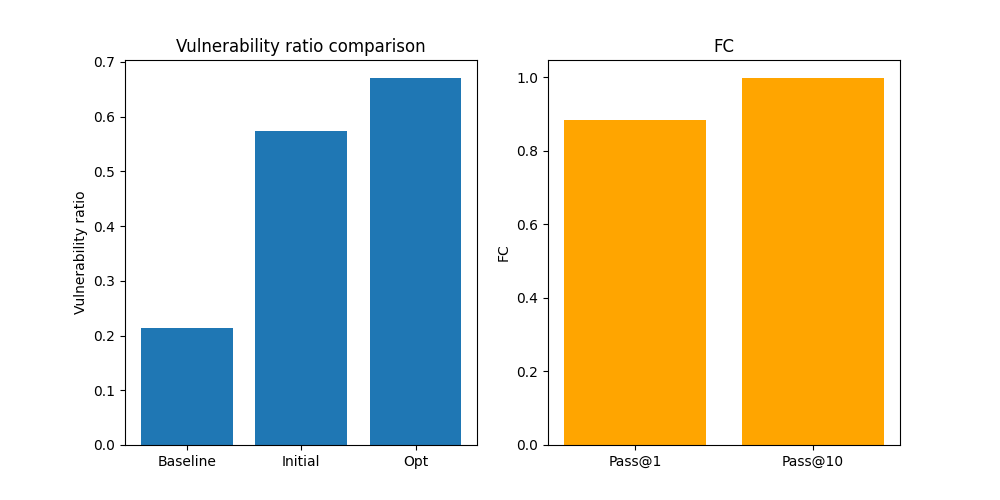

Recreate this plot in Python.
import json
from secgen.utils import (
    all_vuls,
    opt_vul_ratio_from_json,
    init_vul_ratio_from_json,
    baseline_vul_ratio_from_json,
    fc_from_json,
    vul_to_lang,
)

path_dir = "../../sec_data/all_results/model_dir/final/starcoder2-7b/starcoder2-7b"

base_vr = []
init_vr = []
opt_vr = []
pass1s = []
pass10s = []
for vul in all_vuls:
    path = f"{path_dir}/{vul}/result.json"
    with open(path) as f:
        data = json.load(f)

    base_vr.append(data["test_summary"]["baseline_vul_ratio"])
    init_vr.append(data["test_summary"]["init_vul_ratio"])
    opt_vr.append(data["test_summary"]["opt_vul_ratio"])

    lang = vul_to_lang(vul)
    fc_path = path.replace("result.json", f"result_multiple-{lang}_fim_test.results.json")
    fc_baseline_path = f"../../sec_data/all_results/fc_baseline_test/starcoder2-7b/temp_0.4/{lang}"
    fc = fc_from_json(fc_path, fc_baseline_path, True)
    pass1s.append(fc["pass@1"])
    pass10s.append(fc["pass@10"])

avg_base_vr = sum(base_vr) / len(base_vr)
avg_init_vr = sum(init_vr) / len(init_vr)
avg_opt_vr = sum(opt_vr) / len(opt_vr)
avg_pass1 = sum(pass1s) / len(pass1s)
avg_pass10 = sum(pass10s) / len(pass10s)

for vul, vr in zip(all_vuls, opt_vr):
    print(f"{vul}: {round(vr, 2)}")

print("-" * 50)
print("Avg base vr", round(avg_base_vr, 2))
print("Avg init vr", round(avg_init_vr, 2))
print("Avg opt vr", round(avg_opt_vr, 2))
print("Avg pass@1", round(avg_pass1, 2))
print("Avg pass@10", round(avg_pass10, 2))



# bar plot
import matplotlib.pyplot as plt
import numpy as np

plt.figure(figsize=(10, 5))

labels = ["Baseline", "Initial", "Opt"]
values = [avg_base_vr, avg_init_vr, avg_opt_vr]

plt.subplot(1, 2, 1)
x = np.arange(len(labels))
plt.bar(x, values)
plt.xticks(x, labels)
plt.ylabel("Vulnerability ratio")
plt.title("Vulnerability ratio comparison")

# fc plot
plt.subplot(1, 2, 2)
labels = ["Pass@1", "Pass@10"]
values = [avg_pass1, avg_pass10]

x = np.arange(len(labels))
plt.bar(x, values, color="orange")
plt.xticks(x, labels)
plt.ylabel("FC")
plt.title("FC")


plt.savefig("starcoder2-7b/plot_test.png")
